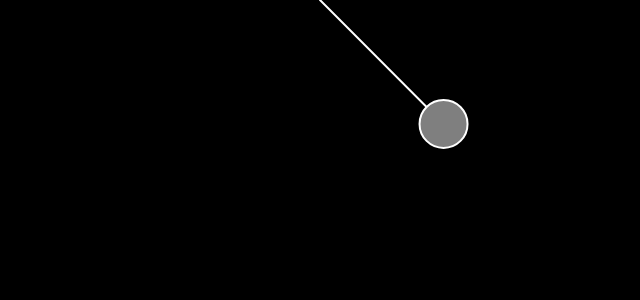
Frame 1 (no input)
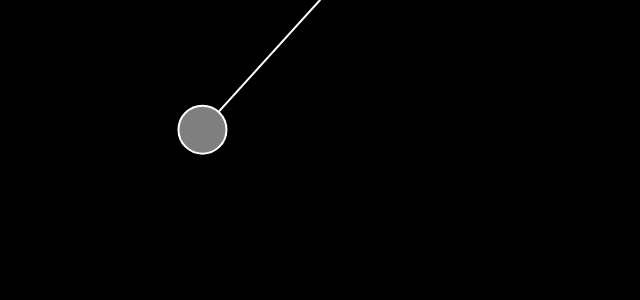
Frame 60 (no input)
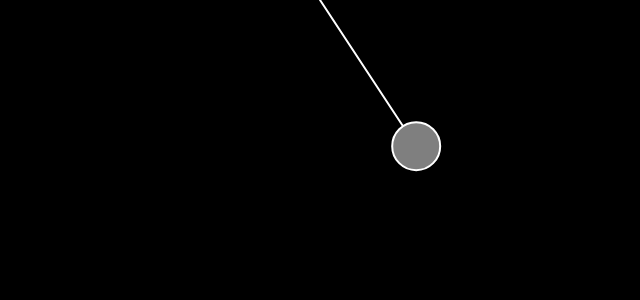
Frame 120 (the mouse pressed at the canvas centre since frame 60)

The p5.js sketch that drew these frames (run headless with seeded random() and noise() and a simulated clock; from frame 60 on, the mouse is pressed at the canvas centre):

// p5.js sketch
// ── sketch.js
let pendulum;

function setup() {
  createCanvas(640, 300);

  pendulum = new Pendulum(width * 0.5, 0, 175);
}

function draw() {
  background(0);
  pendulum.update();
  pendulum.show();
}

// ── pendulum.js
class Pendulum {
  constructor(x, y, r) {
    this.origin = createVector(x, y);
    this.position = createVector();
    this.r = r;
    this.angle = PI / 4;

    this.angleVelocity = 0.0;
    this.angleAcceleration = 0.0;
    this.damping = 1; // arbitrary damping "force", does nothing at value 1
    this.ballR = 48.0;
  }

  update() {
    const gravity = 0.4;
    this.angleAcceleration = ((-1 * gravity) / this.r) * sin(this.angle);
    this.angleVelocity += this.angleAcceleration;
    this.angleVelocity *= this.damping;
    this.angle += this.angleVelocity;
  }

  show() {
    this.position.set(this.r * sin(this.angle), this.r * cos(this.angle), 0);
    this.position.add(this.origin);

    stroke(255);
    strokeWeight(2);

    line(this.origin.x, this.origin.y, this.position.x, this.position.y);
    ellipseMode(CENTER);

    fill(127);

    ellipse(this.position.x, this.position.y, this.ballR, this.ballR);
  }
}
